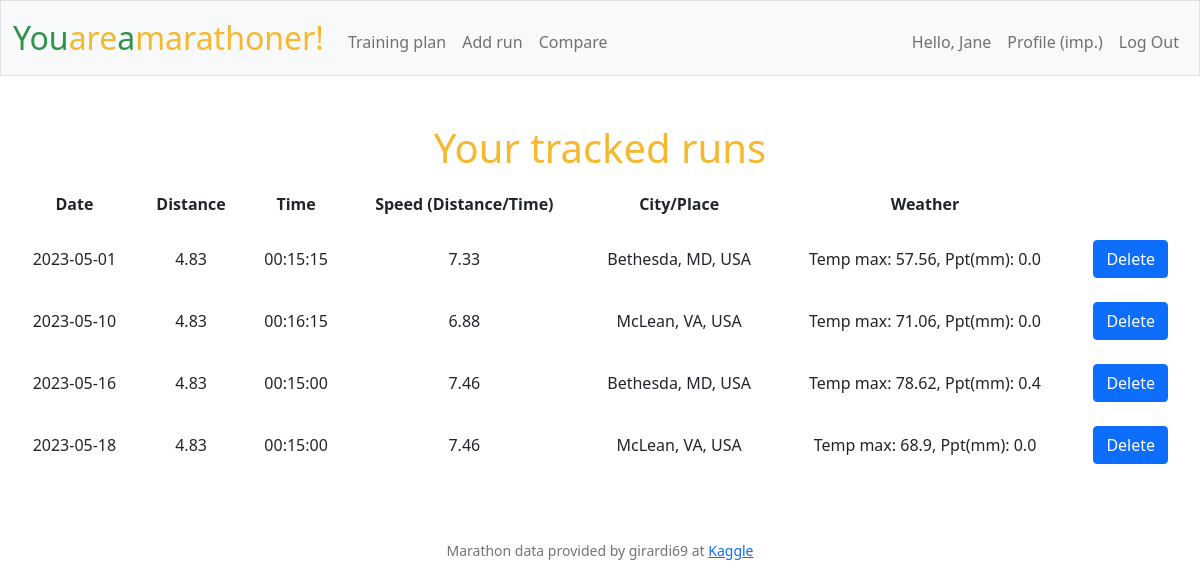
The page / (signed in) on the database its author committed.
### tables this page shows
CREATE TABLE users (id INTEGER PRIMARY KEY AUTOINCREMENT NOT NULL, username TEXT NOT NULL, hash TEXT NOT NULL, imperial INTEGER NOT NULL DEFAULT 0);

CREATE TABLE runs (
id INTEGER PRIMARY KEY AUTOINCREMENT NOT NULL,
    user_id INTEGER,
    rundate DATETIME NOT NULL DEFAULT CURRENT_TIMESTAMP,
    distance REAL NOT NULL,
    runtime TEXT NOT NULL,
    speed REAL NOT NULL,
    weather TEXT, city TEXT,
    FOREIGN KEY (user_id) REFERENCES users (id));

### app.py (the view)
@app.route("/", methods=["GET"])
@login_required
def index():
    runs = get_user_runs(session["user_id"], g.crs)
    today = date.today()
    flash_message = False
    if len(runs) != 0:
        flash_message = True
    return render_template("layout.html", flash_message = flash_message, runs = runs, futuredate = today)

### app.py (called while the page is built)
@app.before_request
def before_request():
    if "db" not in g:
        g.db = sqlite3.connect("marathoner.db", check_same_thread=False)
    if "crs" not in g:
        g.crs = g.db.cursor()

@app.after_request
def after_request(response):
    if g.db is not None:
        g.db.close()
    """Ensure responses aren't cached"""
    response.headers["Cache-Control"] = "no-cache, no-store, must-revalidate"
    response.headers["Expires"] = 0
    response.headers["Pragma"] = "no-cache"
    return response

### supportfunctions.py (called while the page is built)
def login_required(f):
    @wraps(f)
    def decorated_function(*args, **kwargs):
        if session.get("user_id") is None:
            return redirect("/login")
        return f(*args, **kwargs)
    return decorated_function

def convert_to_mph(kmh):
    return kmh*0.621371

def convert_to_fahrenheit(c):
    return ((c*9/5) + 32)

def convert_to_date(datestr):
    return datetime.strptime(datestr, "%Y-%m-%d").date()

### templates/layout.html (shortened to what this page needs)
<!DOCTYPE html>
<html lang="en">
    <head>
        <link href="https://cdn.jsdelivr.net/npm/bootstrap@5.1.3/dist/css/bootstrap.min.css"
 rel="stylesheet">
        <link href="/static/styles.css" rel="stylesheet">
    </head>
    <body>
        <nav class="bg-light border navbar navbar-expand-md navbar-light">
            <div class="container-fluid">
                <a class="navbar-brand" href="/"><span class="green">You</span><span class="yellow">are</span><span class="green">a</span><span class="yellow">marathoner!</span></a>
                <div class="collapse navbar-collapse" id="navbar">
                    {% if session["user_id"] %}
                    <ul class="navbar-nav me-auto mt-2">
                        <li class="nav-item"><a class="nav-link" href="/plan">Training plan</a></li>
                        <li class="nav-item"><a class="nav-link" href="/addrun">Add run</a></li>
                        <li class="nav-item"><a class="nav-link" href="/compare">Compare</a></li>
                    </ul>
                    <ul class="navbar-nav ms-auto mt-2">
                        <li class="nav-link">Hello, {{ session["username"] }}</li>
                        <li class="nav-item"><a class="nav-link" href="/profile">Profile {% if session["imperial"]==1 %}(imp.){% else %}(metr.){% endif %}</a></li>
                        <li class="nav-item"><a class="nav-link" href="/logout">Log Out</a></li>
                    </ul>
                    {% else %}
                    <ul class="navbar-nav ms-auto mt-2">
                        <li class="nav-item"><a class="nav-link" href="/register">Register</a></li>
                        <li class="nav-item"><a class="nav-link" href="/login">Log In</a></li>
                    </ul>
                    {% endif %}
                </div>
            </div>
        </nav>
        <main class="container-fluid py-5 text-center">
                {% block main %}
                {% if session["user_id"] %}
                    {% if flash_message == True %}
                        <h1>Your tracked runs</h1>
                        <table>
                            <thead>
                                <tr>
                                    <th>Date</th>
                                    <th>Distance</th>
                                    <th>Time</th>
                                    <th>Speed (Distance/Time)</th>
                                    <th>City/Place</th>
                                    <th>Weather</th>
                                </tr>
                            </thead>
                            <tbody>
                                {% for run in runs %}
                                <tr {% if run.date|convertdate > futuredate %} class="futuredate" {% endif %}>
                                    <td>{{ run.date }}</td>
                                    <td>{{ run.distance }}</td>
                                    <td>{{ run.time}}</td>
                                    <td>{{ run.speed }}</td>
                                    <td>{{ run.city }}</td>
                                    <td>{{ run.weather }}</td>
                                    <td><button type="button" onclick="deleteTableRow('{{ run.id }}')" class="btn btn-primary">Delete</button></td>
                                </tr>
                                {% endfor %}
                            </tbody>
                        </table>
                    {% else %}
                        <h1>Your tracked runs</h1>
                        <h2>No runs yet tracked, stay put!</h2>
                    {% endif %}
                {% else %}
                        <h1>Login or register to start running!</h1>
                {% endif %}
                {% endblock %}
        </main>
        <footer class="mb-5 small text-center text-muted">
            Marathon data provided by girardi69 at <a
                href="https://www.kaggle.com/datasets/girardi69/marathon-time-predictions" target="_blank" rel="noopener noreferrer">Kaggle</a>
        </footer>
    </body>
</html>

### static/styles.css (style rules this page uses)
nav .navbar-brand { font-size: xx-large; }
nav .navbar-brand .yellow, h1, h2 { color: #f5b82e; }
nav .navbar-brand .green { color: #2e944b; }
table { background-color: transparent; margin-bottom: 1rem; width: 100%; }
table th, table td { padding: 0.75rem; vertical-align: middle; }

### rows shown on the page
users: username "Jane"
runs: date "2023-05-01", distance "4.83", time "00:15:15", speed "7.33", city "Bethesda, MD, USA", weather "Temp max: 57.56, Ppt(mm): 0.0"
runs: date "2023-05-10", distance "4.83", time "00:16:15", speed "6.88", city "McLean, VA, USA", weather "Temp max: 71.06, Ppt(mm): 0.0"
runs: date "2023-05-16", distance "4.83", time "00:15:00", speed "7.46", city "Bethesda, MD, USA", weather "Temp max: 78.62, Ppt(mm): 0.4"
runs: date "2023-05-18", distance "4.83", time "00:15:00", speed "7.46", city "McLean, VA, USA", weather "Temp max: 68.9, Ppt(mm): 0.0"
